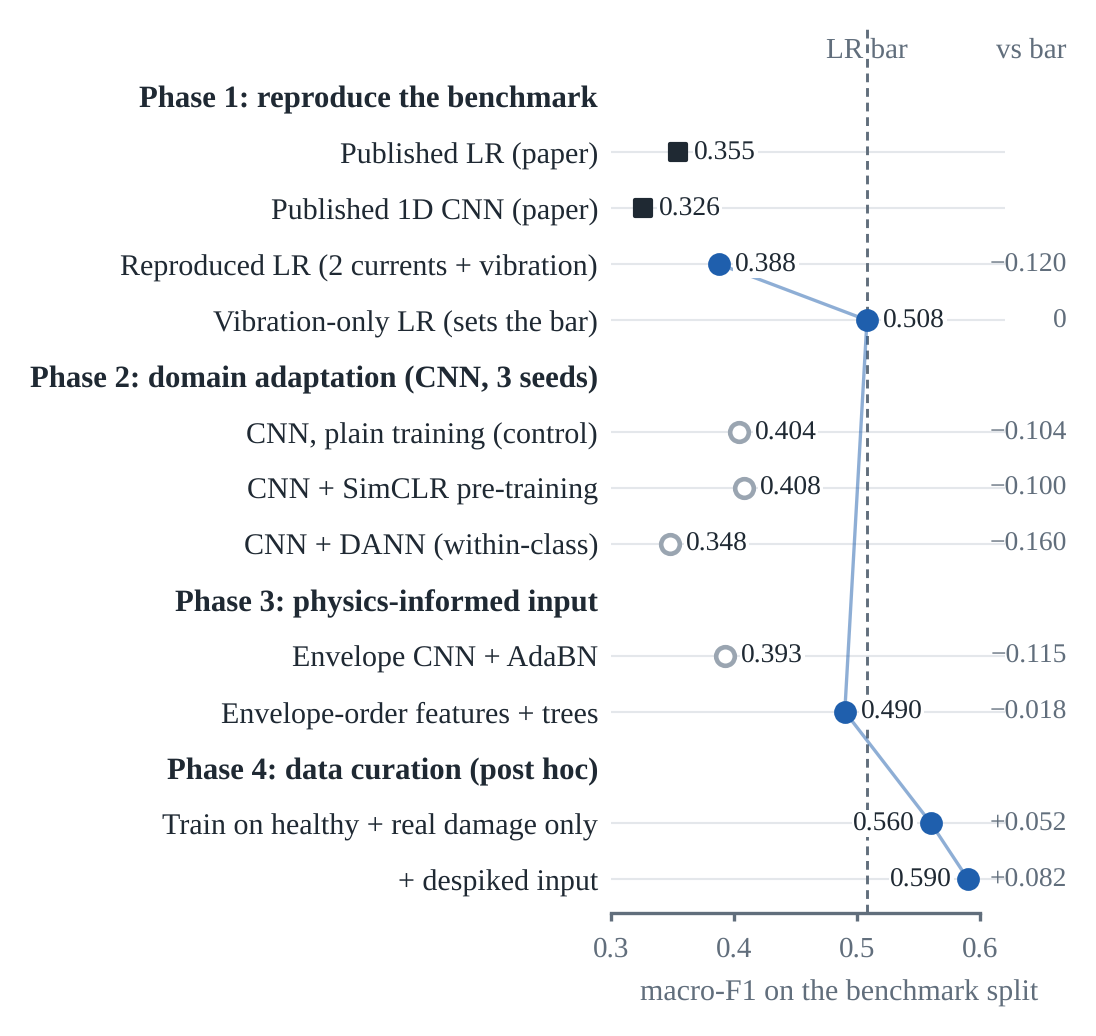

Generate this figure with Python:
"""Chronological step chart for the report (one column): one row per step, a dot at its
macro-F1 on the benchmark split. Numbers from results/{reproduction,adaptation,novel,explore}.md.
Usage: steps.py <fig dir>"""
import sys

import matplotlib
matplotlib.use("Agg")
import matplotlib.pyplot as plt

out = sys.argv[1]
plt.rcParams.update({"font.family": "Liberation Serif", "font.size": 8})
INK, MUTED, GRID, KEPT, DROP, PUB = "#1F2933", "#616E7C", "#E4E7EB", "#1F5FAD", "#9AA5B1", "#1F2933"
BAR = 0.508

# (label, score, kind, delta text); kind: pub | kept | drop ; None = phase header
rows = [
    ("Phase 1: reproduce the benchmark", None, None, ""),
    ("Published LR (paper)", 0.355, "pub", ""),
    ("Published 1D CNN (paper)", 0.326, "pub", ""),
    ("Reproduced LR (2 currents + vibration)", 0.388, "kept", "-0.120"),
    ("Vibration-only LR (sets the bar)", 0.508, "kept", "0"),
    ("Phase 2: domain adaptation (CNN, 3 seeds)", None, None, ""),
    ("CNN, plain training (control)", 0.404, "drop", "-0.104"),
    ("CNN + SimCLR pre-training", 0.408, "drop", "-0.100"),
    ("CNN + DANN (within-class)", 0.348, "drop", "-0.160"),
    ("Phase 3: physics-informed input", None, None, ""),
    ("Envelope CNN + AdaBN", 0.393, "drop", "-0.115"),
    ("Envelope-order features + trees", 0.490, "kept", "-0.018"),
    ("Phase 4: data curation (post hoc)", None, None, ""),
    ("Train on healthy + real damage only", 0.560, "kept", "+0.052"),
    ("+ despiked input", 0.590, "kept", "+0.082"),
]

fig, ax = plt.subplots(figsize=(3.5, 3.3), dpi=300)
n = len(rows)
ys = list(range(n))[::-1]
ax.axvline(BAR, color=MUTED, lw=0.7, ls=(0, (3, 2)), zorder=1)
ax.text(BAR, n - 0.4, "LR bar", ha="center", va="bottom", fontsize=7, color=MUTED)
ax.text(1.0, n - 0.4, "vs bar", ha="right", va="bottom", fontsize=7, color=MUTED,
        transform=ax.get_yaxis_transform())
path, labels = [], []
for y, (lab, v, kind, d) in zip(ys, rows):
    labels.append(lab)
    if v is None:
        continue
    ax.hlines(y, 0.30, 0.62, color=GRID, lw=0.5, zorder=0)
    if kind == "pub":
        ax.scatter(v, y, s=14, color=PUB, zorder=3, marker="s")
    elif kind == "kept":
        ax.scatter(v, y, s=20, color=KEPT, zorder=3)
        path.append((v, y))
    else:
        ax.scatter(v, y, s=20, facecolor="white", edgecolor=DROP, lw=1.1, zorder=3)
    left = v > 0.55
    ax.text(v + (-0.013 if left else 0.013), y, f"{v:.3f}", ha="right" if left else "left",
            va="center", fontsize=6.6, color=INK, zorder=4,
            bbox=dict(fc="white", ec="none", pad=0.4))
    if d:
        ax.text(1.0, y, d.replace("-", "\u2212"), ha="right", va="center", fontsize=6.6, color=MUTED,
                transform=ax.get_yaxis_transform())
xs, yv = zip(*path)
ax.plot(xs, yv, color=KEPT, lw=0.8, alpha=0.5, zorder=2)
ax.set_yticks(ys, labels)
for t, (lab, v, kind, d) in zip(ax.get_yticklabels(), rows):
    t.set_fontsize(7.2 if v is not None else 7.4)
    t.set_color(INK)
    if v is None:
        t.set_fontweight("bold")
ax.tick_params(axis="y", length=0, pad=3)
ax.set_xlim(0.30, 0.67)
ax.set_ylim(-0.6, n + 0.2)
ax.set_xticks([0.3, 0.4, 0.5, 0.6])
ax.tick_params(axis="x", labelsize=7, colors=MUTED, length=2)
for sp in ("top", "right", "left"):
    ax.spines[sp].set_visible(False)
ax.spines["bottom"].set_bounds(0.3, 0.6)
ax.spines["bottom"].set_color(MUTED)
ax.set_xlabel("macro-F1 on the benchmark split", fontsize=7.2, color=MUTED)
fig.tight_layout(pad=0.2)
fig.savefig(f"{out}/steps.png", bbox_inches="tight")
print("ok")
